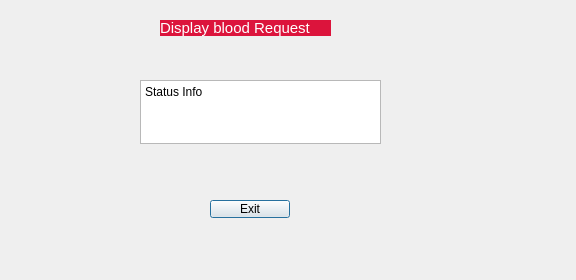
<?xml version="1.0" encoding="UTF-8"?>
<ui version="4.0">
 <class>statusTextEdit</class>
 <widget class="QDialog" name="statusTextEdit">
  <property name="geometry">
   <rect>
    <x>0</x>
    <y>0</y>
    <width>576</width>
    <height>280</height>
   </rect>
  </property>
  <property name="windowTitle">
   <string>Dialog</string>
  </property>
  <widget class="QPushButton" name="pushButton">
   <property name="geometry">
    <rect>
     <x>210</x>
     <y>200</y>
     <width>80</width>
     <height>18</height>
    </rect>
   </property>
   <property name="text">
    <string>Exit</string>
   </property>
  </widget>
  <widget class="QLabel" name="label">
   <property name="geometry">
    <rect>
     <x>160</x>
     <y>20</y>
     <width>171</width>
     <height>16</height>
    </rect>
   </property>
   <property name="styleSheet">
    <string notr="true">QLabel{
font-size:15px;
background: crimson;
color:white;
}</string>
   </property>
   <property name="text">
    <string>Display blood Request </string>
   </property>
  </widget>
  <widget class="QTextEdit" name="textEdit">
   <property name="geometry">
    <rect>
     <x>140</x>
     <y>80</y>
     <width>241</width>
     <height>64</height>
    </rect>
   </property>
   <property name="html">
    <string>&lt;!DOCTYPE HTML PUBLIC &quot;-//W3C//DTD HTML 4.0//EN&quot; &quot;http://www.w3.org/TR/REC-html40/strict.dtd&quot;&gt;
&lt;html&gt;&lt;head&gt;&lt;meta name=&quot;qrichtext&quot; content=&quot;1&quot; /&gt;&lt;meta charset=&quot;utf-8&quot; /&gt;&lt;style type=&quot;text/css&quot;&gt;
p, li { white-space: pre-wrap; }
hr { height: 1px; border-width: 0; }
li.unchecked::marker { content: &quot;\2610&quot;; }
li.checked::marker { content: &quot;\2612&quot;; }
&lt;/style&gt;&lt;/head&gt;&lt;body style=&quot; font-family:'Segoe UI'; font-size:9pt; font-weight:400; font-style:normal;&quot;&gt;
&lt;p style=&quot; margin-top:0px; margin-bottom:0px; margin-left:0px; margin-right:0px; -qt-block-indent:0; text-indent:0px;&quot;&gt;Status Info&lt;/p&gt;&lt;/body&gt;&lt;/html&gt;</string>
   </property>
  </widget>
 </widget>
 <resources/>
 <connections/>
</ui>
